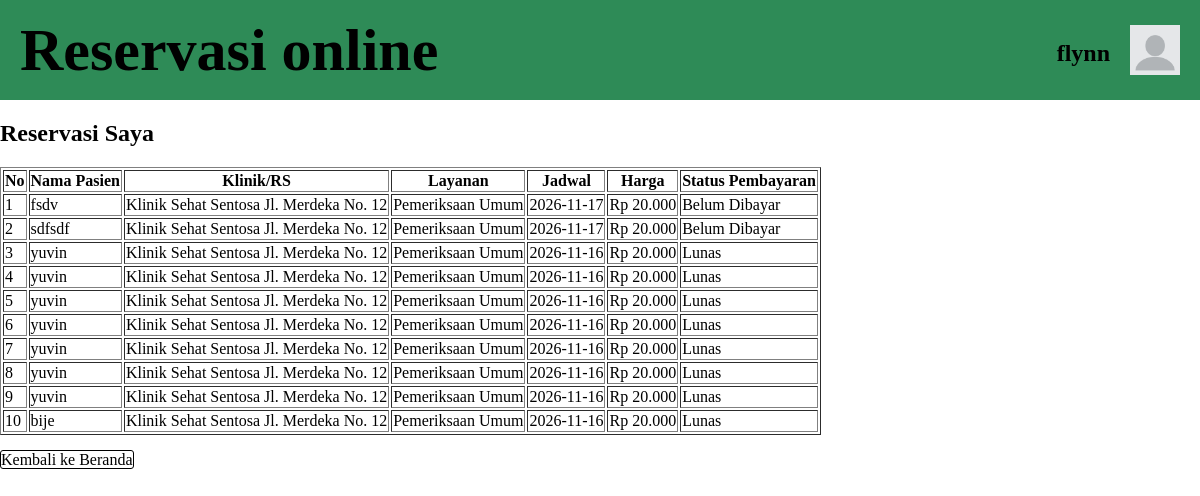
The page /reservasi.php (signed in) on the database its author committed.
### tables this page shows
CREATE TABLE `pengguna` (
  `id` bigint(20) NOT NULL,
  `nama` varchar(255) NOT NULL,
  `email` varchar(255) NOT NULL,
  `no_hp` varchar(20) NOT NULL,
  `password` varchar(255) NOT NULL,
  `foto_profil` varchar(255) NOT NULL
);

CREATE TABLE `reservasi` (
  `id` bigint(20) NOT NULL,
  `pengguna_id` bigint(20) NOT NULL,
  `nama` varchar(255) NOT NULL,
  `tanggal_lahir` date NOT NULL,
  `jenis_kelamin` varchar(20) NOT NULL,
  `dibuat_pada` timestamp NOT NULL DEFAULT current_timestamp() ON UPDATE current_timestamp(),
  `layanan_lokasi_id` bigint(20) NOT NULL,
  `jam_mulai` time NOT NULL,
  `jam_selesai` time NOT NULL,
  `jadwal` date NOT NULL,
  `status_pembayaran` tinyint(1) NOT NULL
);

CREATE TABLE `lokasi` (
  `id` bigint(20) NOT NULL,
  `nama` varchar(255) NOT NULL,
  `alamat` varchar(255) NOT NULL,
  `gambar` varchar(255) NOT NULL,
  `deskripsi` text NOT NULL
);

CREATE TABLE `layanan` (
  `id` bigint(20) NOT NULL,
  `nama` varchar(255) NOT NULL
);

CREATE TABLE `layanan_lokasi` (
  `id` bigint(20) NOT NULL,
  `lokasi_id` bigint(20) NOT NULL,
  `layanan_id` bigint(20) NOT NULL,
  `harga` bigint(20) NOT NULL,
  `durasi_menit` int(11) NOT NULL,
  `aktif` tinyint(1) NOT NULL
);

### reservasi.php (the view, shortened to what this page needs)
<?php
include("connect.php");
$penggunaId = $_SESSION["pengguna_id"];
$queryReservasi = mysqli_query($connect, "SELECT
        reservasi.id,
        reservasi.nama AS nama_pasien,
        reservasi.tanggal_lahir,
        reservasi.jenis_kelamin,
        reservasi.jadwal,
        reservasi.jam_mulai,
        reservasi.jam_selesai,
        reservasi.status_pembayaran,
        lokasi.nama AS nama_lokasi,
        lokasi.alamat As alamat_lokasi,
        layanan.nama As nama_layanan,
        layanan_lokasi.harga
        FROM reservasi
        JOIN layanan_lokasi ON reservasi.layanan_lokasi_id = layanan_lokasi.id
        JOIN lokasi ON layanan_lokasi.lokasi_id = lokasi.id
        JOIN layanan ON layanan_lokasi.layanan_id = layanan.id
        WHERE reservasi.pengguna_id = '$penggunaId'
        ORDER BY reservasi.id DESC
    ") or die(mysqli_error($connect));
?>
<!DOCTYPE html>
<html lang="en">
<head>
    <link rel="stylesheet" href="style.css">
</head>
<body>
    <?php include("header.php"); ?>
    <h2>Reservasi Saya</h2>
    <?php if (mysqli_num_rows($queryReservasi) > 0): ?>
        <table border="1">
            <thead>
                <tr>
                    <th>No</th>
                    <th>Nama Pasien</th>
                    <th>Klinik/RS</th>
                    <th>Layanan</th>
                    <th>Jadwal</th>
                    <th>Harga</th>
                    <th>Status Pembayaran</th>
                </tr>
            </thead>
            <tbody>
                <?php $no = 1; ?>
                <?php while ($row = mysqli_fetch_array($queryReservasi)): ?>
                    <tr>
                        <td><?= $no++; ?></td>
                        <td><?= $row["nama_pasien"]; ?></td>
                        <td><?= $row["nama_lokasi"]; ?>
                            <?= $row["alamat_lokasi"]; ?>
                        </td>
                        <td>
                            <?= $row["nama_layanan"]; ?>
                        </td>
                        <td><?= $row["jadwal"]; ?></td>
                        <td>Rp <?= number_format($row["harga"], 0, ",", "."); ?></td>
                        <td><?= $row["status_pembayaran"] == 1 ? "Lunas" : "Belum Dibayar"; ?></td>
                    </tr>
                <?php endwhile; ?>
            </tbody>
        </table>
    <?php else: ?>
        <p>Belum ada reservasi yang dibuat!</p>
    <?php endif; ?>
    <p><a href="index.php" class="beranda">Kembali ke Beranda</a></p>
</body>
</html>

### header.php (shortened to what this page needs)
<?php
    include_once("connect.php");
    $namaHeader = "";
    $fotoHeader = "gambar/foto_profil/default.png";
    if(isset($_SESSION["pengguna_id"])){
        $idHeader = $_SESSION["pengguna_id"];
        $queryHeader = mysqli_query($connect, "SELECT * FROM pengguna WHERE id = '$idHeader'") or die(mysqli_error($connect));
        if($userHeader = mysqli_fetch_assoc($queryHeader)){
            $namaHeader = $userHeader["nama"];
        }
    }
?>
<head>
    <link rel="stylesheet" href="style.css">
</head>
<header>
    <h1 class="judulUtamaHeader">Reservasi online</h1>
    <div class="profilPenggunaHeader">
        <h2 style="margin-right: 20px; transform: translateY(-50%);"><?= $namaHeader; ?></h2>
        <a href="profil.php"><img src="<?= $fotoHeader; ?>" id="fotoProfilHeader"></a>
    </div>
</header>

### style.css (style rules this page uses)
body { margin: 0px; }
header { display: flex; background-color: seagreen; position: relative; height: 100px; }
a { text-decoration: none; color: inherit; }
.judulUtamaHeader { font-size: 60px; position: absolute; left: 0; top: 50%; margin: 0px 0px 0px 20px; transform: translateY(-50%); }
.profilPenggunaHeader { display: flex; position: absolute; height: 50px; right: 0; top: 50%; transform: translateY(-50%); margin-right: 20px; }
#fotoProfilHeader { width: 50px; height: 50px; }
.beranda { border: 1px solid; border-radius: 3px; }

### rows shown on the page
pengguna: nama "flynn"
reservasi: nama "fsdv", lokasi.nama "Klinik Sehat Sentosa", lokasi.alamat "Jl. Merdeka No. 12", layanan.nama "Pemeriksaan Umum", jadwal "2026-11-17", layanan_lokasi.harga "20.000", status_pembayaran "Belum Dibayar"
reservasi: nama "sdfsdf", lokasi.nama "Klinik Sehat Sentosa", lokasi.alamat "Jl. Merdeka No. 12", layanan.nama "Pemeriksaan Umum", jadwal "2026-11-17", layanan_lokasi.harga "20.000", status_pembayaran "Belum Dibayar"
reservasi: nama "yuvin", lokasi.nama "Klinik Sehat Sentosa", lokasi.alamat "Jl. Merdeka No. 12", layanan.nama "Pemeriksaan Umum", jadwal "2026-11-16", layanan_lokasi.harga "20.000", status_pembayaran "Lunas"
reservasi: nama "yuvin", lokasi.nama "Klinik Sehat Sentosa", lokasi.alamat "Jl. Merdeka No. 12", layanan.nama "Pemeriksaan Umum", jadwal "2026-11-16", layanan_lokasi.harga "20.000", status_pembayaran "Lunas"
reservasi: nama "yuvin", lokasi.nama "Klinik Sehat Sentosa", lokasi.alamat "Jl. Merdeka No. 12", layanan.nama "Pemeriksaan Umum", jadwal "2026-11-16", layanan_lokasi.harga "20.000", status_pembayaran "Lunas"
reservasi: nama "yuvin", lokasi.nama "Klinik Sehat Sentosa", lokasi.alamat "Jl. Merdeka No. 12", layanan.nama "Pemeriksaan Umum", jadwal "2026-11-16", layanan_lokasi.harga "20.000", status_pembayaran "Lunas"
reservasi: nama "yuvin", lokasi.nama "Klinik Sehat Sentosa", lokasi.alamat "Jl. Merdeka No. 12", layanan.nama "Pemeriksaan Umum", jadwal "2026-11-16", layanan_lokasi.harga "20.000", status_pembayaran "Lunas"
reservasi: nama "yuvin", lokasi.nama "Klinik Sehat Sentosa", lokasi.alamat "Jl. Merdeka No. 12", layanan.nama "Pemeriksaan Umum", jadwal "2026-11-16", layanan_lokasi.harga "20.000", status_pembayaran "Lunas"
reservasi: nama "yuvin", lokasi.nama "Klinik Sehat Sentosa", lokasi.alamat "Jl. Merdeka No. 12", layanan.nama "Pemeriksaan Umum", jadwal "2026-11-16", layanan_lokasi.harga "20.000", status_pembayaran "Lunas"
reservasi: nama "bije", lokasi.nama "Klinik Sehat Sentosa", lokasi.alamat "Jl. Merdeka No. 12", layanan.nama "Pemeriksaan Umum", jadwal "2026-11-16", layanan_lokasi.harga "20.000", status_pembayaran "Lunas"
